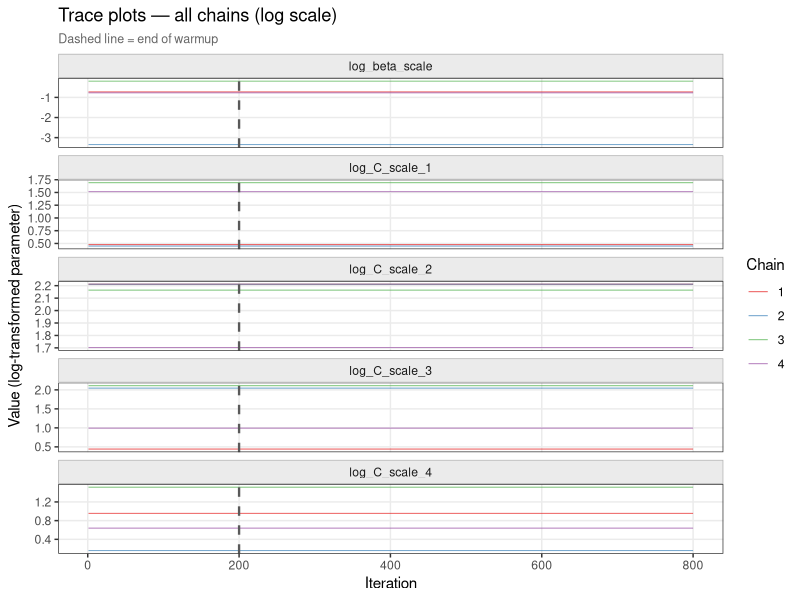
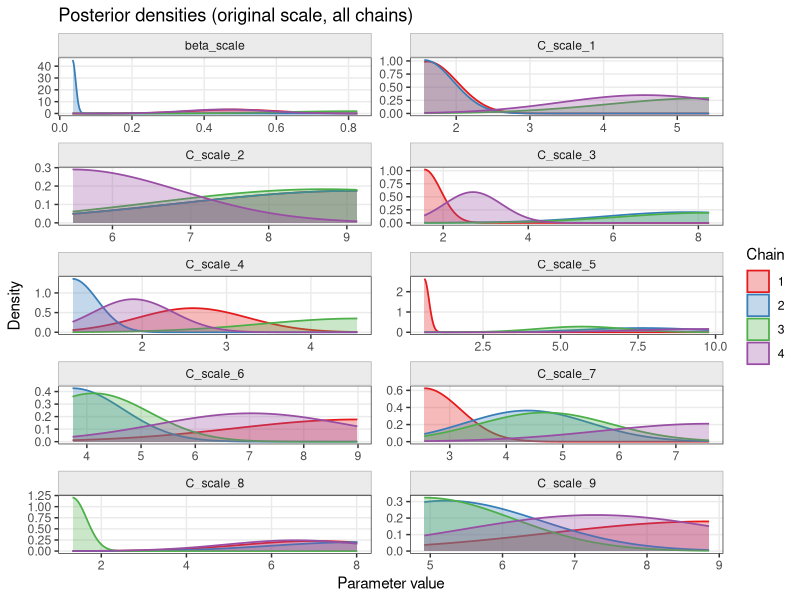
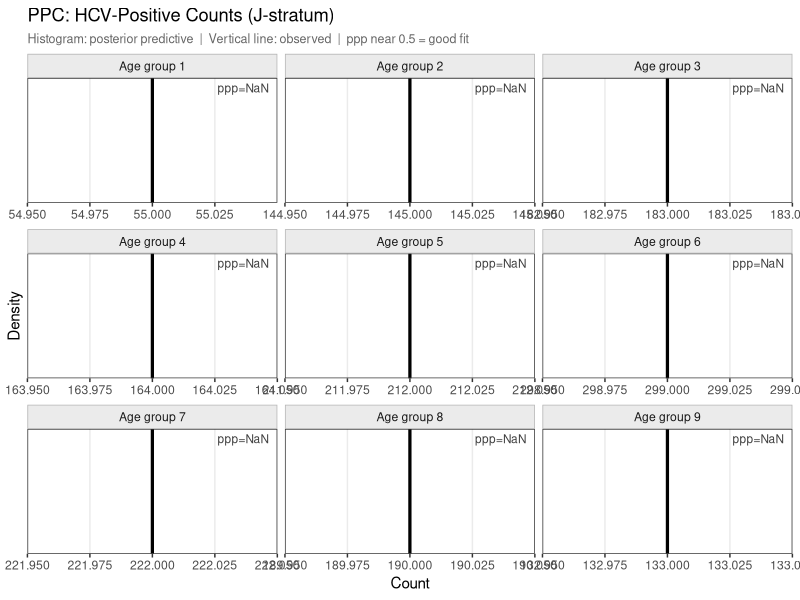
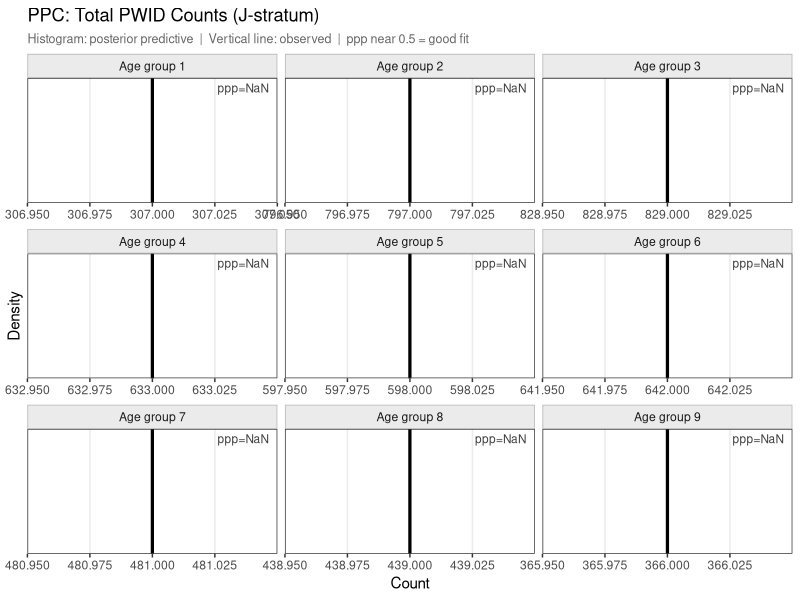
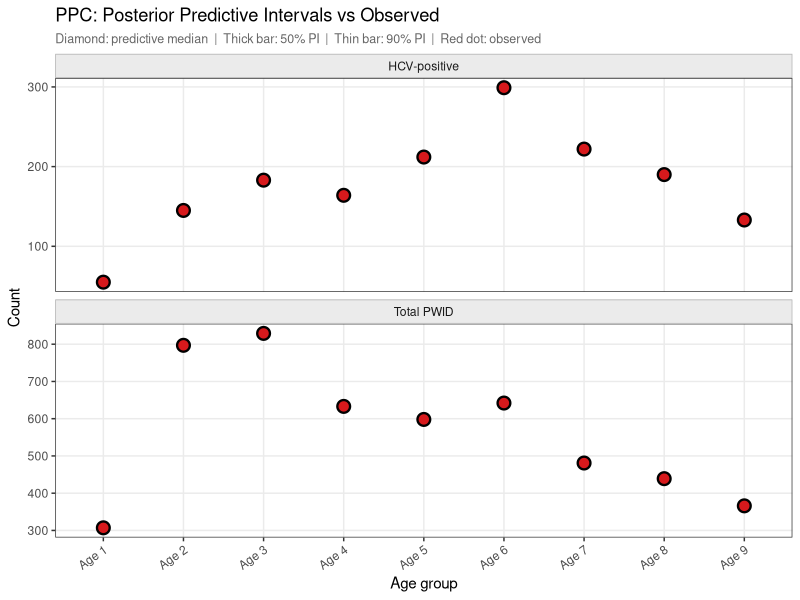

Write the R code that produced these figures, in order.
# =============================================================================
# hmc_calibration.R  —  HMC Calibration for the HCV PWID Compartmental Model
#
# Append this file after setup.R (which sources sim.cpp and defines params,
# data, idx(), y0, etc.).
#
# Parameters estimated (10 total, all in log-space for positivity):
#   theta[1]      = log(beta_scale)           scalar multiplier on beta[1:9]
#   theta[2:10]   = log(C_contact_scale[1:9]) row-wise multipliers on C_contact
#
# Likelihood (Poisson, J-stratum only, per age group i = 1..9):
#   obs_pos[i] ~ Poisson( sum_{k=1..4} sum_{h in {0,2}} y[T, idx(s=1,k,h,i-1)] )
#   obs_tot[i] ~ Poisson( sum_{k=1..4} sum_{h=0..3}    y[T, idx(s=1,k,h,i-1)] )
#
# Prior: Normal(0, 10) on original (constrained) scale + log-Jacobian correction
#   => log pi(theta_j) = dnorm(exp(theta_j), 0, 10, log=T) + theta_j
#
# Gradient: central finite differences through the C++ ODE solver
#   Cost per HMC step: (L+1) gradient evals × 2 × N_PARAMS ODE runs
#                    = (L+1) × 20 ODE runs  [plus 1 for current lp]
#   Tip: keep L small (5-10) and use parallel chains.
#
# Outputs:
#   hmc_chains        — raw chain list (all iterations, all chains)
#   post_warmup_list  — post-warmup samples per chain
#   all_samples       — pooled post-warmup matrix (n_samp × 10)
#   diag_table        — R-hat and ESS summary data.frame
#   ppc_out           — posterior predictive replicates
#   plots             — trace, PPC histogram, PPC interval
# =============================================================================

library(ggplot2)
library(dplyr)
library(tidyr)

# =============================================================================
# 0.  OBSERVATIONS
# =============================================================================

obs_pos <- c( 55, 145, 183, 164, 212, 299, 222, 190, 133)
obs_tot <- c(307, 797, 829, 633, 598, 642, 481, 439, 366)

stopifnot(length(obs_pos) == 9L, length(obs_tot) == 9L)

N_PARAMS         <- 10L
param_names_log  <- c("log_beta_scale", paste0("log_C_scale_", 1:9))
param_names_orig <- c("beta_scale",     paste0("C_scale_",     1:9))


# =============================================================================
# 1.  PARAMETER TRANSFORMS
# =============================================================================

#' Unconstrained theta (log-space) -> constrained named list
constrain_theta <- function(theta) {
  list(
    beta_scale      = exp(theta[1L]),
    C_contact_scale = exp(theta[2:10])
  )
}

#' Build a full parameter list from unconstrained theta
build_params_from_theta <- function(theta, base_params) {
  p  <- constrain_theta(theta)
  pm <- base_params

  # Scale beta uniformly across all age groups
  pm$beta <- base_params$beta * p$beta_scale

  # Scale each row of C_contact independently
  for (j in 1:9) {
    pm$C_contact[j, ] <- base_params$C_contact[j, ] * p$C_contact_scale[j]
  }
  pm
}


# =============================================================================
# 2.  POISSON MEANS FROM FINAL ODE STATE
# =============================================================================

#' Compute Poisson rate parameters from the final ODE state vector.
#'
#' Both rates are for the J-stratum (s = 1) only:
#'
#'   lambda_pos[i] = sum_{k=1..4} sum_{h in {0, 2}} y[ idx(s=1, k, h, i-1) ]
#'     (h=0: susceptible; h=2: chronic — as specified in the likelihood)
#'
#'   lambda_tot[i] = sum_{k=1..4} sum_{h=0..3}      y[ idx(s=1, k, h, i-1) ]
#'     (all health states in J-stratum)
#'
#' Both are floored at 1e-10 to prevent log(0) in the Poisson log-pmf.
compute_poisson_means <- function(y_final) {
  lambda_pos <- numeric(9L)
  lambda_tot <- numeric(9L)

  for (i in 0:8) {
    lp <- 0.0; lt <- 0.0
    for (k in 1:4) {
      # Positive: h in {0, 2}
      lp <- lp + y_final[idx(s = 1L, k = k, h = 0L, i = i)]
      lp <- lp + y_final[idx(s = 1L, k = k, h = 2L, i = i)]
      # Total: h in {0, 1, 2, 3}
      lt <- lt + y_final[idx(s = 1L, k = k, h = 0L, i = i)]
      lt <- lt + y_final[idx(s = 1L, k = k, h = 1L, i = i)]
      lt <- lt + y_final[idx(s = 1L, k = k, h = 2L, i = i)]
      lt <- lt + y_final[idx(s = 1L, k = k, h = 3L, i = i)]
    }
    lambda_pos[i + 1L] <- max(lp, 1e-10)
    lambda_tot[i + 1L] <- max(lt, 1e-10)
  }
  list(pos = lambda_pos, tot = lambda_tot)
}


# =============================================================================
# 3.  LOG-POSTERIOR AND GRADIENT
# =============================================================================

# ── 3a. Log-prior ────────────────────────────────────────────────────────────
#
# Prior on original scale:  X_j ~ Normal(0, sigma)  (improper for X<0, but
# positivity is enforced by the log-transform so only the right tail matters).
#
# Change-of-variables: theta_j = log(X_j),  X_j = exp(theta_j)
#   log p(theta_j) = log p_X(exp(theta_j)) + log|dX/dtheta_j|
#                  = dnorm(exp(theta_j), 0, sigma, log=T) + theta_j
#
log_prior <- function(theta, sigma = 10) {
  orig <- exp(theta)
  sum(dnorm(orig, mean = 0, sd = sigma, log = TRUE)) + sum(theta)
}

# ── 3b. Analytical gradient of log-prior (used internally for sanity checks) ─
#
#   d/d theta_j  log p(theta_j)
#     = d/d theta_j [ -exp(2*theta_j)/(2*sigma^2) + theta_j ]   + const
#     = -exp(2*theta_j)/sigma^2 + 1
#     = 1 - exp(2*theta_j) / sigma^2
#
grad_log_prior_analytical <- function(theta, sigma = 10) {
  1 - exp(2 * theta) / sigma^2
}

# ── 3c. Log-likelihood ───────────────────────────────────────────────────────
log_likelihood <- function(theta, base_params, data) {
  pm  <- build_params_from_theta(theta, base_params)
  out <- run_sim(pm, data)

  if (!is.matrix(out) || nrow(out) == 0L) return(-Inf)
  if (any(!is.finite(out)))               return(-Inf)

  y_final <- as.numeric(out[nrow(out), -1L])   # drop time column
  lam     <- compute_poisson_means(y_final)

  sum(dpois(obs_pos, lambda = lam$pos, log = TRUE)) +
  sum(dpois(obs_tot, lambda = lam$tot, log = TRUE))
}

# ── 3d. Log-posterior ────────────────────────────────────────────────────────
log_posterior <- function(theta, base_params, data) {
  lp <- log_prior(theta)
  if (!is.finite(lp)) return(-Inf)

  ll <- tryCatch(
    log_likelihood(theta, base_params, data),
    error = function(e) -Inf
  )
  if (!is.finite(ll)) return(-Inf)
  lp + ll
}

# ── 3e. Numerical gradient (central finite differences) ───────────────────────
#
# Analytical gradients are not available because the likelihood is computed by
# a black-box C++ ODE solver. We therefore use central finite differences:
#
#   ∂ log π / ∂ theta_j  ≈
#       [log π(theta + eps·e_j) - log π(theta - eps·e_j)] / (2·eps)
#
# This requires 2 × N_PARAMS = 20 ODE runs per gradient evaluation.
# With L leapfrog steps, each HMC proposal costs ≈ (L + 1) × 20 ODE runs.
#
# Fallback: if either perturbed evaluation is -Inf, the component is set to 0
# (safe — the chain will reject or stay put, not diverge).
#
grad_log_posterior <- function(theta, base_params, data, eps = 1e-4) {
  n    <- length(theta)
  grad <- numeric(n)
  lp0  <- NULL   # lazily evaluated if needed for fallback

  for (j in seq_len(n)) {
    theta_p    <- theta; theta_p[j] <- theta[j] + eps
    theta_m    <- theta; theta_m[j] <- theta[j] - eps

    lp_p <- log_posterior(theta_p, base_params, data)
    lp_m <- log_posterior(theta_m, base_params, data)

    if (is.finite(lp_p) && is.finite(lp_m)) {
      grad[j] <- (lp_p - lp_m) / (2 * eps)
    } else if (is.finite(lp_p)) {
      if (is.null(lp0)) lp0 <- log_posterior(theta, base_params, data)
      grad[j] <- (lp_p - lp0) / eps
    } else if (is.finite(lp_m)) {
      if (is.null(lp0)) lp0 <- log_posterior(theta, base_params, data)
      grad[j] <- (lp0 - lp_m) / eps
    } else {
      grad[j] <- 0.0   # both sides infeasible — zero gradient (safe)
    }

  }
  grad
}

# =============================================================================
# 4.  LEAPFROG INTEGRATOR
# =============================================================================
#
# Störmer–Verlet / leapfrog scheme for Hamiltonian H(θ, r) = U(θ) + K(r):
#   U(θ) = -log π(θ)   (potential energy)
#   K(r) = ½ rᵀr       (kinetic energy, unit mass matrix)
#
# Algorithm:
#   r_{½}     ← r₀ + (ε/2) ∇log π(θ₀)          half-step momentum
#   θ_l       ← θ_{l-1} + ε · r_{l-½}            full position step  } ×L
#   r_{l+½}   ← r_{l-½} + ε · ∇log π(θ_l)       full momentum step  }
#   r_L       ← r_{L-½} + (ε/2) ∇log π(θ_L)     final half-step
#
# Total gradient evaluations: L + 1
#
leapfrog <- function(theta, r, grad_fn, eps, L) {
  g <- grad_fn(theta)             # ∇log π(θ₀)
  r <- r + 0.5 * eps * g         # half-step momentum

  for (l in seq_len(L)) {
    theta <- theta + eps * r      # full position update
    g     <- grad_fn(theta)       # ∇log π(θ_l)
    if (l < L) {
      r <- r + eps * g            # full momentum update (not last step)
    }
  }
  r <- r + 0.5 * eps * g         # final half-step (g = ∇log π(θ_L))

  list(theta = theta, r = r)
}


# =============================================================================
# 5.  HMC CHAIN WITH DUAL-AVERAGING STEP-SIZE ADAPTATION
# =============================================================================
#
# Step-size adaptation follows Hoffman & Gelman (2014) Algorithm 5:
#   H̄_m  ← (1 - 1/(m+t₀)) H̄_{m-1} + (δ - α_m)/(m+t₀)
#   ε_m   ← exp(μ - √m/γ · H̄_m)
#   ε̄_m  ← exp(m^{-κ} log ε_m + (1-m^{-κ}) log ε̄_{m-1})
# After warmup: fix ε = ε̄_{n_warmup}.
#
run_hmc_chain <- function(theta_init,
                           n_iter,
                           n_warmup,
                           eps_init    = 0.01,
                           L           = 10L,
                           adapt_delta = 0.65,
                           base_params,
                           data,
                           seed        = NULL,
                           chain_id    = 1L) {
  if (!is.null(seed)) set.seed(seed)

  n_p      <- length(theta_init)
  samples  <- matrix(NA_real_, n_iter, n_p,
                     dimnames = list(NULL, param_names_log))
  accepted  <- logical(n_iter)
  lp_trace  <- numeric(n_iter)
  eps_trace <- numeric(n_iter)

  theta <- theta_init
  lp    <- log_posterior(theta, base_params, data)

  # Dual-averaging state
  eps     <- eps_init
  eps_bar <- eps_init
  H_bar   <- 0.0
  mu      <- log(10 * eps_init)   # μ = log(10ε₀)
  gamma   <- 0.05
  t0      <- 10
  kappa   <- 0.75

  cat(sprintf(
    "[Chain %d] Starting  n_iter=%d | n_warmup=%d | eps0=%.4f | L=%d\n",
    chain_id, n_iter, n_warmup, eps_init, L))

  for (iter in seq_len(n_iter)) {
    # Sample momenta from N(0, I)
    r0 <- rnorm(n_p)
    K0 <- 0.5 * sum(r0^2)

    # Leapfrog proposal
    grad_fn <- function(t) grad_log_posterior(t, base_params, data)
    prop    <- leapfrog(theta, r0, grad_fn, eps, L)

    lp_prop <- log_posterior(prop$theta, base_params, data)
    K_prop  <- 0.5 * sum(prop$r^2)

    # Metropolis-Hastings acceptance
    log_alpha <- (lp_prop - K_prop) - (lp - K0)
    alpha     <- if (is.finite(log_alpha)) min(1.0, exp(log_alpha)) else 0.0

    if (runif(1L) < alpha) {
      theta <- prop$theta
      lp    <- lp_prop
      accepted[iter] <- TRUE
    }

    samples[iter, ]  <- theta
    lp_trace[iter]   <- lp
    eps_trace[iter]  <- eps

    # ── Dual-averaging adaptation (warmup only) ────────────────────────────
    if (iter <= n_warmup) {
      H_bar   <- (1 - 1 / (iter + t0)) * H_bar +
                 (adapt_delta - alpha) / (iter + t0)
      log_eps <- mu - sqrt(iter) / gamma * H_bar
      eps     <- exp(log_eps)
      eps_bar <- exp(iter^(-kappa) * log_eps +
                     (1 - iter^(-kappa)) * log(eps_bar))

      if (iter == n_warmup) {
        eps <- eps_bar
        cat(sprintf("[Chain %d] Warmup done. Adapted eps = %.5f\n",
                    chain_id, eps))
      }
    }

    # Progress report every 100 iterations
    if (iter %% 100L == 0L) {
      phase   <- if (iter <= n_warmup) "warmup" else "sample"
      win_acc <- mean(accepted[max(1L, iter - 99L):iter])
      cat(sprintf("[Chain %d] iter=%4d (%s) | lp=%8.2f | acc=%.2f | eps=%.5f\n",
                  chain_id, iter, phase, lp, win_acc, eps))
    }
  }
  
  idx_post <- seq(n_warmup + 1L, n_iter)
  list(
    samples     = samples[idx_post, , drop = FALSE],  # post-warmup only
    samples_all = samples,                             # full trace (for plots)
    lp_trace    = lp_trace,
    eps_trace   = eps_trace,
    accepted    = accepted,
    acc_rate    = mean(accepted[idx_post]),
    eps_final   = eps,
    n_warmup    = n_warmup
  )
}


# =============================================================================
# 6.  CONVERGENCE DIAGNOSTICS: R-HAT AND ESS
# =============================================================================

# ── 6a. Gelman-Rubin R-hat ───────────────────────────────────────────────────
#
# R-hat measures mixing across chains.  R-hat < 1.01 indicates convergence
# (Vehtari et al. 2021); values 1.01–1.05 are borderline.
#
# Formula (split-chain pooled variance):
#   B = (N/(M-1)) Σ_m (ψ̄_m - ψ̄)²    between-chain variance
#   W = (1/M)     Σ_m s²_m             within-chain variance
#   var̂(ψ) = (N-1)/N · W + B/N
#   R-hat   = sqrt(var̂(ψ) / W)
#
compute_rhat <- function(chains) {
  M <- length(chains)
  N <- nrow(chains[[1L]])
  J <- ncol(chains[[1L]])

  rhat <- setNames(numeric(J), param_names_log)

  for (j in seq_len(J)) {
    chain_j     <- lapply(chains, function(ch) ch[, j])
    chain_means <- vapply(chain_j, mean, numeric(1L))
    chain_vars  <- vapply(chain_j, var,  numeric(1L))

    grand_mean <- mean(chain_means)
    B          <- N / (M - 1) * sum((chain_means - grand_mean)^2)
    W          <- mean(chain_vars)
    var_hat    <- (N - 1) / N * W + B / N

    rhat[j]    <- sqrt(var_hat / W)
  }
  rhat
}

# ── 6b. Effective Sample Size (ESS) ──────────────────────────────────────────
#
# ESS based on Geyer's initial monotone sequence estimator applied to the
# pooled autocorrelation function across all chains.
#
# ESS = (M × N) / τ,   where τ = 1 + 2 Σ_{t=1}^{T*} ρ_t
# T* = last lag where ρ_{2t} + ρ_{2t+1} ≥ 0 (monotone pairs truncation).
#
# Target: ESS > 400, or ESS/N_total > 0.1 per parameter.
#
compute_ess <- function(chains) {
  M <- length(chains)
  N <- nrow(chains[[1L]])
  J <- ncol(chains[[1L]])

  ess <- setNames(numeric(J), param_names_log)

  for (j in seq_len(J)) {
    all_samps <- unlist(lapply(chains, function(ch) ch[, j]))
    n_total   <- length(all_samps)
    max_lag   <- min(n_total - 1L, 500L)

    acf_vals  <- acf(all_samps, lag.max = max_lag,
                     plot = FALSE, type = "correlation")$acf[-1L]

    # Geyer monotone pairs:  Γ_t = ρ_{2t} + ρ_{2t+1}
    n_pairs <- floor(length(acf_vals) / 2L)
    if (n_pairs < 1L) { ess[j] <- n_total; next }

    pairs   <- acf_vals[2L * seq_len(n_pairs) - 1L] +
               acf_vals[2L * seq_len(n_pairs)]
    cutoff  <- which(pairs <= 0)[1L]
    if (is.na(cutoff)) cutoff <- n_pairs

    # Sum autocorrelations up to cut-off pair
    rho_sum <- 1 + 2 * sum(acf_vals[seq_len(2L * (cutoff - 1L) + 1L)])
    ess[j]  <- n_total / max(rho_sum, 1)
  }
  ess
}

# ── 6c. Divergence check ─────────────────────────────────────────────────────
#
# A "divergence" occurs when the leapfrog trajectory explodes (H changes by
# > threshold).  Here we flag iterations where |ΔH| > 1000 as divergent.
# In practice, this is visible as sudden jumps in the lp trace.
#
count_divergences <- function(chains_raw, threshold = 1000) {
  lapply(chains_raw, function(ch) {
    lp  <- ch$lp_trace[ch$n_warmup + seq_len(nrow(ch$samples))]
    sum(abs(diff(lp)) > threshold, na.rm = TRUE)
  })
}

# ── 6d. Print formatted diagnostics table ───────────────────────────────────
print_diagnostics <- function(post_warmup_list, chains_raw = NULL) {
  rhat_vals  <- compute_rhat(post_warmup_list)
  ess_vals   <- compute_ess(post_warmup_list)
  all_samps  <- do.call(rbind, post_warmup_list)
  orig_samps <- exp(all_samps)

  diag_df <- data.frame(
    Parameter  = param_names_log,
    Mean_log   = round(colMeans(all_samps),               4),
    SD_log     = round(apply(all_samps,  2, sd),          4),
    Mean_orig  = round(colMeans(orig_samps),              4),
    Q2.5_orig  = round(apply(orig_samps, 2, quantile, 0.025), 4),
    Q97.5_orig = round(apply(orig_samps, 2, quantile, 0.975), 4),
    Rhat       = round(rhat_vals, 4),
    ESS        = round(ess_vals,  1),
    Conv_OK    = ifelse(rhat_vals < 1.05 & ess_vals > 100, "YES", "NO"),
    stringsAsFactors = FALSE
  )

  cat("\n======================================================\n")
  cat("          Convergence Diagnostics Summary\n")
  cat("  Target: R-hat < 1.05   |   ESS > 100 per parameter\n")
  cat("======================================================\n")
  print(diag_df, row.names = FALSE)

  if (!is.null(chains_raw)) {
    div_counts <- count_divergences(chains_raw)
    cat("\nDivergences per chain (post-warmup):\n")
    print(setNames(unlist(div_counts), paste0("Chain ", seq_along(div_counts))))
  }

  invisible(diag_df)
}


# =============================================================================
# 7.  POSTERIOR PREDICTIVE CHECKS (PPC)
# =============================================================================

# ── 7a. Generate PPC replicates ──────────────────────────────────────────────
#
# For each sampled theta_s, run the ODE model and draw:
#   y_rep_pos[i] ~ Poisson(lambda_pos[i] | theta_s)
#   y_rep_tot[i] ~ Poisson(lambda_tot[i] | theta_s)
#
# Returns replicated counts (integer) and the Poisson means (real),
# plus posterior predictive p-values (ppp) per age group.
#
generate_ppc_samples <- function(post_samples, base_params, data,
                                  n_ppc = 200L) {
  n_avail  <- nrow(post_samples)
  draw_idx <- sort(sample(n_avail, min(n_ppc, n_avail)))
  n_draws  <- length(draw_idx)

  ppc_pos  <- matrix(NA_integer_, n_draws, 9L)
  ppc_tot  <- matrix(NA_integer_, n_draws, 9L)
  lam_pos  <- matrix(NA_real_,    n_draws, 9L)
  lam_tot  <- matrix(NA_real_,    n_draws, 9L)

  cat(sprintf("Generating %d PPC draws from %d posterior samples...\n",
              n_draws, n_avail))

  for (ii in seq_len(n_draws)) {
    theta <- post_samples[draw_idx[ii], ]

    result <- tryCatch({
      pm      <- build_params_from_theta(theta, base_params)
      out     <- run_sim(pm, data)
      y_fin   <- as.numeric(out[nrow(out), -1L])
      lam     <- compute_poisson_means(y_fin)
      lam
    }, error = function(e) NULL)

    if (!is.null(result)) {
      lam_pos[ii, ] <- result$pos
      lam_tot[ii, ] <- result$tot
      ppc_pos[ii, ] <- rpois(9L, result$pos)
      ppc_tot[ii, ] <- rpois(9L, result$tot)
    }

    if (ii %% 50L == 0L)
      cat(sprintf("  PPC draw %d / %d\n", ii, n_draws))
  }

  # Posterior predictive p-values: Pr(y_rep >= y_obs | y_obs)
  # Calibrated model: ppp near 0.5; poor fit: near 0 or 1.
  ppp_pos <- vapply(1:9, function(i)
    mean(ppc_pos[, i] >= obs_pos[i], na.rm = TRUE), numeric(1L))
  ppp_tot <- vapply(1:9, function(i)
    mean(ppc_tot[, i] >= obs_tot[i], na.rm = TRUE), numeric(1L))

  list(ppc_pos = ppc_pos, ppc_tot = ppc_tot,
       lam_pos = lam_pos, lam_tot = lam_tot,
       ppp_pos = ppp_pos, ppp_tot = ppp_tot)
}

# ── 7b. PPC histogram plot ───────────────────────────────────────────────────
#
# One panel per age group: histogram of y_rep (9 × n_ppc), vertical line at
# observed count, and posterior predictive p-value annotated per panel.
#
plot_ppc_histograms <- function(ppc, type = c("pos", "tot")) {
  type <- match.arg(type)

  ppc_mat  <- if (type == "pos") ppc$ppc_pos else ppc$ppc_tot
  obs_vals <- if (type == "pos") obs_pos     else obs_tot
  ppp_vals <- if (type == "pos") ppc$ppp_pos else ppc$ppp_tot

  fill_col <- if (type == "pos") "#2166AC" else "#D6604D"
  main_ttl <- if (type == "pos")
    "PPC: HCV-Positive Counts (J-stratum)" else
    "PPC: Total PWID Counts (J-stratum)"

  age_lbl <- paste0("Age group ", 1:9)

  # Drop failed draws
  ppc_mat  <- ppc_mat[complete.cases(ppc_mat), , drop = FALSE]

  ppc_long <- as.data.frame(ppc_mat) %>%
    setNames(age_lbl) %>%
    pivot_longer(everything(), names_to = "Age", values_to = "y_rep") %>%
    mutate(Age = factor(Age, levels = age_lbl))

  obs_df <- data.frame(
    Age = factor(age_lbl, levels = age_lbl),
    obs = obs_vals
  )
  ppp_df <- data.frame(
    Age = factor(age_lbl, levels = age_lbl),
    ppp = round(ppp_vals, 2)
  )

  ggplot(ppc_long, aes(x = y_rep)) +
    geom_histogram(aes(y = after_stat(density)),
                   bins    = 30,
                   fill    = fill_col,
                   alpha   = 0.65,
                   colour  = "white",
                   linewidth = 0.2) +
    geom_vline(data = obs_df, aes(xintercept = obs),
               colour = "black", linewidth = 1.1) +
    geom_text(data = ppp_df,
              aes(label = paste0("ppp=", ppp)),
              x = Inf, y = Inf, hjust = 1.15, vjust = 1.6,
              size = 3.0, colour = "grey25") +
    facet_wrap(~ Age, scales = "free", ncol = 3) +
    labs(
      title    = main_ttl,
      subtitle = "Histogram: posterior predictive  |  Vertical line: observed  |  ppp near 0.5 = good fit",
      x        = "Count",
      y        = "Density"
    ) +
    theme_bw(base_size = 11) +
    theme(
      strip.background  = element_rect(fill = "grey92", colour = "grey70"),
      panel.grid.minor  = element_blank(),
      plot.subtitle     = element_text(size = 9, colour = "grey40")
    )
}

# ── 7c. PPC interval plot ─────────────────────────────────────────────────────
#
# Dot-and-whisker: posterior predictive median ± 50% and 90% intervals per age
# group, with observed count overlaid as a red point.
#
plot_ppc_intervals <- function(ppc) {
  age_lbl <- paste0("Age ", 1:9)

  summarise_ppc_mat <- function(ppc_mat, obs, type_label) {
    mat <- ppc_mat[complete.cases(ppc_mat), , drop = FALSE]
    data.frame(
      Age    = factor(age_lbl, levels = age_lbl),
      obs    = obs,
      med    = apply(mat, 2, median),
      lo50   = apply(mat, 2, quantile, 0.25),
      hi50   = apply(mat, 2, quantile, 0.75),
      lo90   = apply(mat, 2, quantile, 0.05),
      hi90   = apply(mat, 2, quantile, 0.95),
      type   = type_label,
      stringsAsFactors = FALSE
    )
  }

  plot_df <- bind_rows(
    summarise_ppc_mat(ppc$ppc_pos, obs_pos, "HCV-positive"),
    summarise_ppc_mat(ppc$ppc_tot, obs_tot, "Total PWID")
  )

  ggplot(plot_df, aes(x = Age)) +
    geom_linerange(aes(ymin = lo90, ymax = hi90),
                   linewidth = 1.0, colour = "#4292C6", alpha = 0.45) +
    geom_linerange(aes(ymin = lo50, ymax = hi50),
                   linewidth = 3.0, colour = "#08519C", alpha = 0.75) +
    geom_point(aes(y = med),
               shape = 18, size = 3.5, colour = "#08306B") +
    geom_point(aes(y = obs),
               shape = 21, size = 3.5,
               fill = "#D7191C", colour = "black", stroke = 1.2) +
    facet_wrap(~ type, scales = "free_y", ncol = 1) +
    labs(
      title    = "PPC: Posterior Predictive Intervals vs Observed",
      subtitle = "Diamond: predictive median  |  Thick bar: 50% PI  |  Thin bar: 90% PI  |  Red dot: observed",
      x        = "Age group",
      y        = "Count"
    ) +
    theme_bw(base_size = 11) +
    theme(
      axis.text.x       = element_text(angle = 35, hjust = 1),
      strip.background  = element_rect(fill = "grey92", colour = "grey70"),
      panel.grid.minor  = element_blank(),
      plot.subtitle     = element_text(size = 9, colour = "grey40")
    )
}

# ── 7d. Trace plots ───────────────────────────────────────────────────────────
#
# Full-chain trace for selected parameters (all iterations, all chains),
# with a dashed vertical line marking the end of warmup.
#
plot_traces <- function(chains_raw, param_idx = 1:min(5L, N_PARAMS)) {

  trace_list <- lapply(seq_along(chains_raw), function(ch) {
    df           <- as.data.frame(chains_raw[[ch]]$samples_all)
    colnames(df) <- param_names_log
    df$iter      <- seq_len(nrow(df))
    df$chain     <- factor(ch)
    df
  })
  trace_df  <- bind_rows(trace_list)
  n_warmup  <- chains_raw[[1L]]$n_warmup
  params_to <- param_names_log[param_idx]

  trace_df %>%
    select(iter, chain, all_of(params_to)) %>%
    pivot_longer(all_of(params_to),
                 names_to  = "param",
                 values_to = "value") %>%
    mutate(param = factor(param, levels = params_to)) %>%
    ggplot(aes(x = iter, y = value, colour = chain)) +
    geom_line(alpha = 0.70, linewidth = 0.35) +
    geom_vline(xintercept = n_warmup,
               linetype = "dashed", colour = "grey35", linewidth = 0.8) +
    facet_wrap(~ param, scales = "free_y", ncol = 1) +
    scale_colour_brewer(palette = "Set1") +
    labs(
      title    = "Trace plots — all chains (log scale)",
      subtitle = "Dashed line = end of warmup",
      x        = "Iteration",
      y        = "Value (log-transformed parameter)",
      colour   = "Chain"
    ) +
    theme_bw(base_size = 11) +
    theme(
      strip.background  = element_rect(fill = "grey92", colour = "grey70"),
      panel.grid.minor  = element_blank(),
      legend.position   = "right",
      plot.subtitle     = element_text(size = 9, colour = "grey40")
    )
}

# ── 7e. Posterior density plot (original scale) ────────────────────────────
plot_posterior_densities <- function(post_warmup_list) {
  all_samps <- do.call(rbind, lapply(seq_along(post_warmup_list), function(ch) {
    df           <- as.data.frame(exp(post_warmup_list[[ch]]))
    colnames(df) <- param_names_orig
    df$chain     <- factor(ch)
    df
  }))

  all_samps %>%
    pivot_longer(-chain, names_to = "param", values_to = "value") %>%
    mutate(param = factor(param, levels = param_names_orig)) %>%
    ggplot(aes(x = value, fill = chain, colour = chain)) +
    geom_density(alpha = 0.30, linewidth = 0.6) +
    facet_wrap(~ param, scales = "free", ncol = 2) +
    scale_fill_brewer(palette  = "Set1") +
    scale_colour_brewer(palette = "Set1") +
    labs(
      title    = "Posterior densities (original scale, all chains)",
      x        = "Parameter value",
      y        = "Density",
      fill     = "Chain",
      colour   = "Chain"
    ) +
    theme_bw(base_size = 11) +
    theme(
      strip.background = element_rect(fill = "grey92", colour = "grey70"),
      panel.grid.minor = element_blank(),
      legend.position  = "right"
    )
}


# =============================================================================
# 8.  MAIN: RUN HMC
# =============================================================================

# ── Sampler settings ──────────────────────────────────────────────────────────
N_CHAINS    <- 4L      # parallel chains for R-hat / ESS
N_CORES     <- 10L      # cores for parallel gradient batches (set to 1 for debugging)
N_WARMUP    <- 200L    # adaptation (discarded)
N_ITER      <- 800L    # total iterations per chain  (post-warmup = N_ITER - N_WARMUP)
EPS_INIT    <- 0.01    # initial step size (dual averaging will adapt)
L_STEPS     <- 10L     # leapfrog steps per proposal
ADAPT_DELTA <- 0.65    # target acceptance rate

# ── Initial points ────────────────────────────────────────────────────────────
set.seed(114514)
inits <- lapply(seq_len(N_CHAINS), function(ch) {
  c(
    log(runif(1L, 0.01, 1.0)),      # log(beta_scale):          prior mean ≈0, start in (0,1)
    log(runif(9L, 0.01, 10.0))      # log(C_contact_scale_j):   start in (0,10)
  )
})

# ── Run chains (sequential; replace with parallel::mclapply for speed) ────────
cat("=== HMC Calibration: HCV PWID Model ===\n")
cat(sprintf("Chains: %d | Warmup: %d | Sampling: %d | L: %d\n",
            N_CHAINS, N_WARMUP, N_ITER - N_WARMUP, L_STEPS))
cat(sprintf("Approx ODE runs per HMC step: %d\n", (L_STEPS + 1L) * 2L * N_PARAMS))

hmc_chains <- parallel::mclapply(seq_len(N_CHAINS), function(ch) {
  run_hmc_chain(
    theta_init  = inits[[ch]],
    n_iter      = N_ITER,
    n_warmup    = N_WARMUP,
    eps_init    = EPS_INIT,
    L           = L_STEPS,
    adapt_delta = ADAPT_DELTA,
    base_params = params,
    data        = data,
    seed        = ch * 314L,
    chain_id    = ch
  )
}, mc.cores = N_CORES)

# ── Pool post-warmup samples ──────────────────────────────────────────────────
post_warmup_list <- lapply(hmc_chains, function(ch) ch$samples)
all_samples      <- do.call(rbind, post_warmup_list)

cat(sprintf("\nTotal post-warmup samples: %d (%d × %d chains)\n",
            nrow(all_samples), nrow(post_warmup_list[[1L]]), N_CHAINS))

# ── Diagnostics ───────────────────────────────────────────────────────────────
diag_table <- print_diagnostics(post_warmup_list, chains_raw = hmc_chains)

# ── Acceptance rates ──────────────────────────────────────────────────────────
cat("\nAcceptance rates per chain (post-warmup):\n")
acc_df <- data.frame(
  Chain       = seq_len(N_CHAINS),
  Acc_rate    = round(vapply(hmc_chains, function(ch) ch$acc_rate, numeric(1L)), 3),
  Eps_final   = round(vapply(hmc_chains, function(ch) ch$eps_final, numeric(1L)), 5)
)
print(acc_df, row.names = FALSE)

# ── Posterior summary (original scale) ───────────────────────────────────────
orig_samples <- exp(all_samples)
post_summary <- data.frame(
  Parameter  = param_names_orig,
  Mean       = round(colMeans(orig_samples), 4),
  SD         = round(apply(orig_samples, 2, sd), 4),
  Q2.5       = round(apply(orig_samples, 2, quantile, 0.025), 4),
  Q50        = round(apply(orig_samples, 2, quantile, 0.500), 4),
  Q97.5      = round(apply(orig_samples, 2, quantile, 0.975), 4)
)
cat("\n=== Posterior Summary (original scale) ===\n")
print(post_summary, row.names = FALSE)

# ── PPC ───────────────────────────────────────────────────────────────────────
cat("\n=== Generating Posterior Predictive Samples ===\n")
ppc_out <- generate_ppc_samples(all_samples, params, data, n_ppc = 200L)

cat("\nPosterior predictive p-values (near 0.5 = good fit):\n")
ppp_df <- data.frame(
  Age     = paste0("Age ", 1:9),
  ppp_pos = round(ppc_out$ppp_pos, 3),
  ppp_tot = round(ppc_out$ppp_tot, 3)
)
print(ppp_df, row.names = FALSE)

# ── Plots ─────────────────────────────────────────────────────────────────────
p_trace    <- plot_traces(hmc_chains, param_idx = 1:5)
p_density  <- plot_posterior_densities(post_warmup_list)
p_hist_pos <- plot_ppc_histograms(ppc_out, type = "pos")
p_hist_tot <- plot_ppc_histograms(ppc_out, type = "tot")
p_interval <- plot_ppc_intervals(ppc_out)

print(p_trace)
print(p_density)
print(p_hist_pos)
print(p_hist_tot)
print(p_interval)

# ── Save ─────────────────────────────────────────────────────────────────────
saveRDS(
  list(
    hmc_chains       = hmc_chains,
    post_warmup_list = post_warmup_list,
    all_samples      = all_samples,
    diag_table       = diag_table,
    post_summary     = post_summary,
    ppc_out          = ppc_out
  ),
  file = "hmc_output.rds"
)
cat("\nAll results saved to hmc_output.rds\n")
